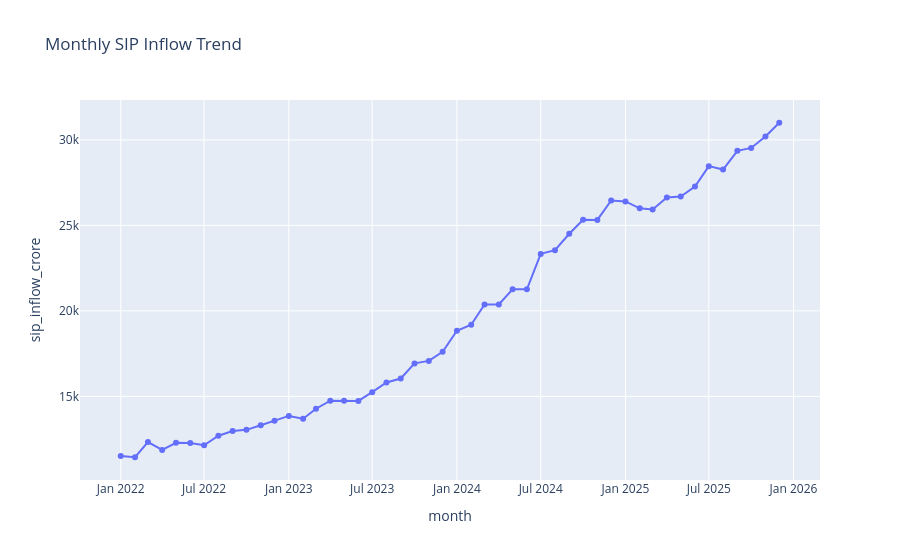

Notebook source saved alongside this figure:
### Code cell
import pandas as pd
import plotly.express as px

# Convert month column to datetime
sip['month'] = pd.to_datetime(sip['month'])

# Create line chart
fig = px.line(
    sip,
    x='month',
    y='sip_inflow_crore',
    title='Monthly SIP Inflow Trend',
    markers=True
)

fig.show()

### Figure 1 — Plotly figure (JSON) as saved in the notebook; plotly's stock layout.template omitted (floating-point values rounded to 4 significant figures)
{"data": [{"hovertemplate": "month=%{x}<br>sip_inflow_crore=%{y}<extra></extra>", "legendgroup": "", "line": {"color": "#636efa", "dash": "solid"}, "marker": {"symbol": "circle"}, "mode": "lines+markers", "name": "", "orientation": "v", "showlegend": false, "type": "scatter", "x": ["2022-01-01T00:00:00", "2022-02-01T00:00:00", "2022-03-01T00:00:00", "2022-04-01T00:00:00", "2022-05-01T00:00:00", "2022-06-01T00:00:00", "2022-07-01T00:00:00", "2022-08-01T00:00:00", "2022-09-01T00:00:00", "2022-10-01T00:00:00", "2022-11-01T00:00:00", "2022-12-01T00:00:00", "2023-01-01T00:00:00", "2023-02-01T00:00:00", "2023-03-01T00:00:00", "2023-04-01T00:00:00", "2023-05-01T00:00:00", "2023-06-01T00:00:00", "2023-07-01T00:00:00", "2023-08-01T00:00:00", "2023-09-01T00:00:00", "2023-10-01T00:00:00", "2023-11-01T00:00:00", "2023-12-01T00:00:00", "2024-01-01T00:00:00", "2024-02-01T00:00:00", "2024-03-01T00:00:00", "2024-04-01T00:00:00", "2024-05-01T00:00:00", "2024-06-01T00:00:00", "2024-07-01T00:00:00", "2024-08-01T00:00:00", "2024-09-01T00:00:00", "2024-10-01T00:00:00", "2024-11-01T00:00:00", "2024-12-01T00:00:00", "2025-01-01T00:00:00", "2025-02-01T00:00:00", "2025-03-01T00:00:00", "2025-04-01T00:00:00", "2025-05-01T00:00:00", "2025-06-01T00:00:00", "2025-07-01T00:00:00", "2025-08-01T00:00:00", "2025-09-01T00:00:00", "2025-10-01T00:00:00", "2025-11-01T00:00:00", "2025-12-01T00:00:00"], "xaxis": "x", "y": [11517, 11438, 12328, 11863, 12286, 12276, 12140, 12694, 12976, 13040, 13306, 13573, 13856, 13687, 14276, 14749, 14749, 14734, 15245, 15814, 16042, 16928, 17073, 17610, 18838, 19187, 20371, 20371, 21262, 21262, 23332, 23547, 24509, 25323, 25320, 26459, 26400, 25999, 25926, 26632, 26688, 27274, 28464, 28265, 29361, 29529, 30200, 31002], "yaxis": "y"}], "layout": {"legend": {"tracegroupgap": 0}, "title": {"text": "Monthly SIP Inflow Trend"}, "xaxis": {"anchor": "y", "domain": [0, 1], "title": {"text": "month"}}, "yaxis": {"anchor": "x", "domain": [0, 1], "title": {"text": "sip_inflow_crore"}}}}
